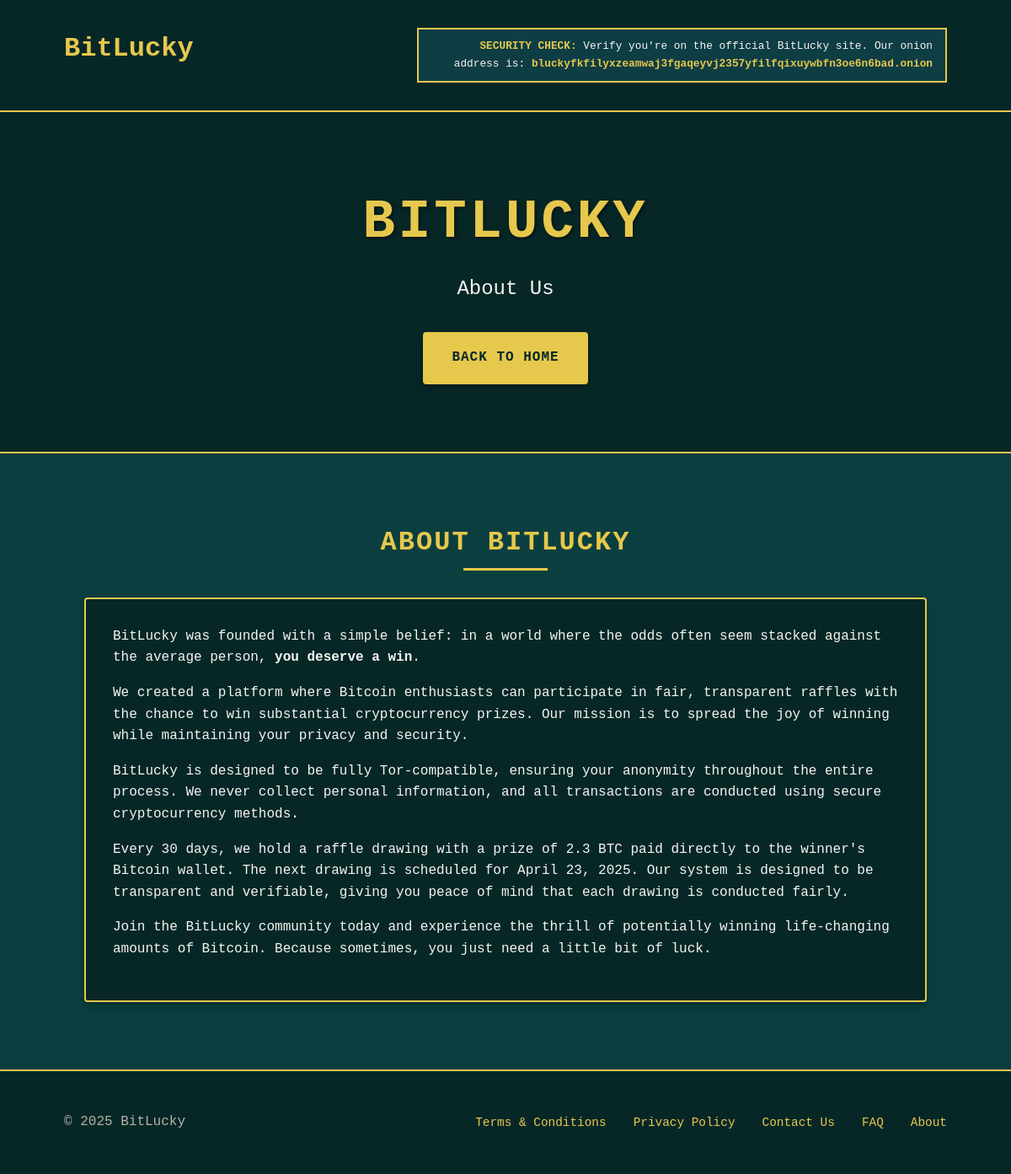
Before: /about with the older database file.
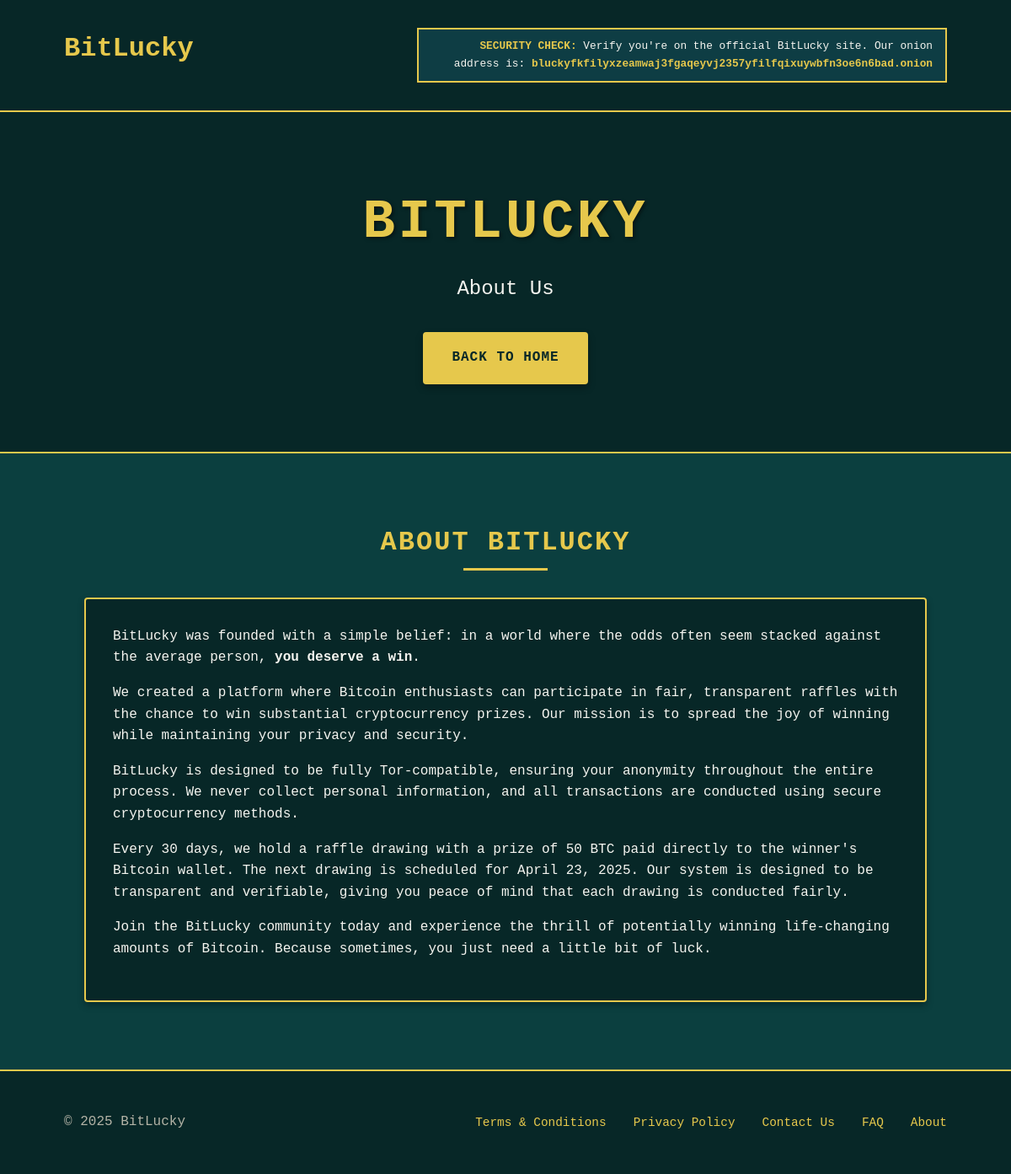
After: the same page with the newer database file.
### models.py (models this page shows)
class SiteContent(db.Model):
    id = db.Column(db.Integer, primary_key=True)
    section = db.Column(db.String(64), nullable=False)  # e.g. 'hero', 'footer', etc.
    key = db.Column(db.String(64), nullable=False)  # e.g. 'title', 'subtitle', etc.
    value = db.Column(db.Text, nullable=False)
    description = db.Column(db.String(255), nullable=True)  # For admin UI

### app.py (the view)
@app.route('/about')
def about():
    wallet_content = get_wallet_content()
    return render_template('about.html', wallet_content=wallet_content)

### app.py (called while the page is built)
def get_wallet_content():
    wallet_content = {
        'bitcoin_address': 'bc1qxy2kgdygjrsqtzq2n0yrf2493p83kkfjhx0wlh',  # Default
        'prize_amount': '0.1',  # Default
        'next_raffle_date': 'April 23, 2025'  # Default
    }
    for key in wallet_content.keys():
        content = SiteContent.query.filter_by(section='wallet', key=key).first()
        if content:
            wallet_content[key] = content.value
    wallet_content.update(get_countdown_info())
    return wallet_content

### templates/about.html (shortened to what this page needs)
<!DOCTYPE html>
<html lang="en">
<head>
    <link rel="stylesheet" href="{{ url_for('static', filename='css/styles.css') }}">
</head>
<body>
    <div class="logo-header">
        <div class="container">
            <div class="logo">
                <h1><a href="{{ url_for('index') }}">BitLucky</a></h1>
            </div>
            <div class="onion-verify">
                <strong>SECURITY CHECK:</strong> Verify you're on the official BitLucky site. Our onion address is: <strong>bluckyfkfilyxzeamwaj3fgaqeyvj2357yfilfqixuywbfn3oe6n6bad.onion</strong>
            </div>
        </div>
    </div>
    <header class="hero">
        <div class="container">
            <h1 class="hero-title">BitLucky</h1>
            <p class="hero-tagline">About Us</p>
            <a href="{{ url_for('index') }}" class="cta-button">Back to Home</a>
        </div>
    </header>
    <section class="content-section">
        <div class="container">
            <h2 class="section-title">About BitLucky</h2>
            <div class="content-container">
                <p>BitLucky was founded with a simple belief: in a world where the odds often seem stacked against the average person, <strong>you deserve a win</strong>.</p>
                <p>We created a platform where Bitcoin enthusiasts can participate in fair, transparent raffles with the chance to win substantial cryptocurrency prizes. Our mission is to spread the joy of winning while maintaining your privacy and security.</p>
                <p>BitLucky is designed to be fully Tor-compatible, ensuring your anonymity throughout the entire process. We never collect personal information, and all transactions are conducted using secure cryptocurrency methods.</p>
                <p>Every 30 days, we hold a raffle drawing with a prize of {{ wallet_content.prize_amount }} BTC paid directly to the winner's Bitcoin wallet. The next drawing is scheduled for {{ wallet_content.next_raffle_date }}. Our system is designed to be transparent and verifiable, giving you peace of mind that each drawing is conducted fairly.</p>
                <p>Join the BitLucky community today and experience the thrill of potentially winning life-changing amounts of Bitcoin. Because sometimes, you just need a little bit of luck.</p>
            </div>
        </div>
    </section>
    <footer class="footer">
        <div class="container">
            <div class="footer-content">
                <p class="copyright">© 2025 BitLucky</p>
                <nav class="footer-nav">
                    <a href="/terms" class="footer-link">Terms & Conditions</a>
                    <a href="/privacy" class="footer-link">Privacy Policy</a>
                    <a href="/contact" class="footer-link">Contact Us</a>
                    <a href="/faq" class="footer-link">FAQ</a>
                    <a href="/about" class="footer-link">About</a>
                </nav>
            </div>
        </div>
    </footer>
</body>
</html>

### static/css/styles.css (style rules this page uses)
:root { --color-bg: #0b3f3f; --color-accent: #e6c84c; --color-text: #f5f5f0; --color-dark: #072727; --color-light: #b3b3a6; --color-bronze: #cd7f32; --color-silver: #c0c0c0; --color-gold: #ffd700; --border-radius: 4px; --spacing-sm: 0.5rem; --spacing-md: 1rem; --spacing-lg: 2rem; --spacing-xl: 4rem; --font-family: 'Courier New', monospace; --box-shadow: 0 4px 8px rgba(0, 0, 0, 0.3); --border-style: 2px solid var(--color-accent); }
* { margin: 0; padding: 0; box-sizing: border-box; }
body { font-family: var(--font-family); background-color: var(--color-bg); color: var(--color-text); line-height: 1.6; }
.container { width: 90%; max-width: 1200px; margin: 0 auto; padding: var(--spacing-md); }
h1, h2, h3 { font-weight: bold; margin-bottom: var(--spacing-md); }
a { text-decoration: none; color: var(--color-accent); transition: all 0.3s ease; }
.section-title { text-align: center; font-size: 2rem; margin-bottom: var(--spacing-lg); text-transform: uppercase; letter-spacing: 2px; color: var(--color-accent); position: relative; padding-bottom: var(--spacing-sm); }
.section-title::after { content: ''; position: absolute; bottom: 0; left: 50%; transform: translateX(-50%); width: 100px; height: 3px; background-color: var(--color-accent); }
.hero { text-align: center; padding: var(--spacing-xl) 0; background-color: var(--color-dark); border-bottom: var(--border-style); }
.hero-title { font-size: 4rem; margin-bottom: var(--spacing-sm); color: var(--color-accent); text-transform: uppercase; letter-spacing: 4px; text-shadow: 2px 2px 4px rgba(0, 0, 0, 0.5); }
.hero-tagline { font-size: 1.5rem; margin-bottom: var(--spacing-lg); color: var(--color-text); }
.cta-button { display: inline-block; background-color: var(--color-accent); color: var(--color-dark); padding: var(--spacing-md) var(--spacing-lg); border-radius: var(--border-radius); font-weight: bold; text-transform: uppercase; letter-spacing: 1px; box-shadow: var(--box-shadow); border: 2px solid var(--color-accent); transition: all 0.3s ease; }
.content-section { padding: var(--spacing-xl) 0; background-color: var(--color-bg); }
.content-container { background-color: var(--color-dark); border-radius: var(--border-radius); padding: var(--spacing-lg); border: var(--border-style); box-shadow: var(--box-shadow); max-width: 1000px; margin: 0 auto; }
.content-container p { margin-bottom: var(--spacing-md); line-height: 1.6; }
.footer { background-color: var(--color-dark); padding: var(--spacing-lg) 0; border-top: var(--border-style); }
.footer-content { display: flex; flex-direction: column; align-items: center; gap: var(--spacing-md); }
.copyright { font-size: 1rem; color: var(--color-light); margin: 0; }
.footer-nav { display: flex; flex-wrap: wrap; justify-content: center; gap: var(--spacing-lg); }
.footer-link { color: var(--color-accent); font-size: 0.9rem; transition: all 0.3s ease; }
@media (min-width: 768px) { .footer-content { flex-direction: row; justify-content: space-between; } }
.onion-verify { background-color: #0E3D44; border: 2px solid var(--color-accent); color: var(--color-text); padding: 10px 15px; text-align: center; font-family: monospace; font-size: 0.9rem; margin-bottom: 15px; }
.onion-verify strong { color: var(--color-accent); font-weight: bold; }
.logo-header { padding: var(--spacing-md) 0; background-color: var(--color-dark); border-bottom: var(--border-style); }
.logo-header .container { display: flex; justify-content: space-between; align-items: center; }
.logo { text-align: left; }
.logo h1 a { color: var(--color-accent); text-decoration: none; transition: color 0.2s ease; }
.onion-verify { margin-bottom: 0; font-size: 0.8rem; max-width: 60%; text-align: right; }

Changed rows visible on the page:
changed SiteContent: prize_amount "2.3" → "50"
